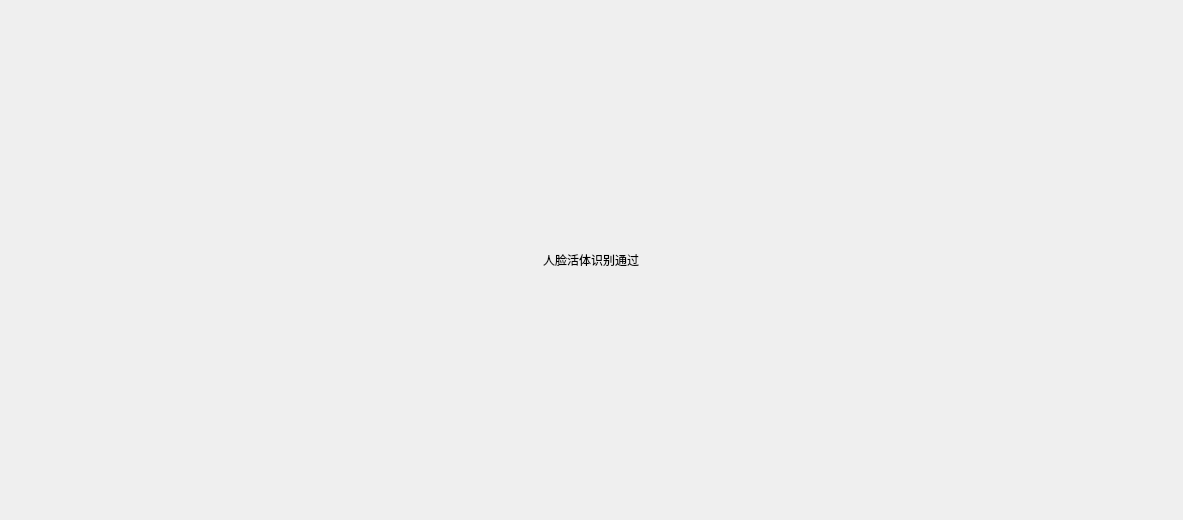
<?xml version="1.0" encoding="UTF-8"?>
<ui version="4.0">
 <class>passwidget</class>
 <widget class="QWidget" name="passwidget">
  <property name="geometry">
   <rect>
    <x>0</x>
    <y>0</y>
    <width>1183</width>
    <height>520</height>
   </rect>
  </property>
  <property name="windowTitle">
   <string>Form</string>
  </property>
  <layout class="QHBoxLayout" name="horizontalLayout_2">
   <item>
    <widget class="QWidget" name="widget" native="true">
     <layout class="QHBoxLayout" name="horizontalLayout">
      <item>
       <widget class="QLabel" name="label">
        <property name="maximumSize">
         <size>
          <width>742</width>
          <height>100</height>
         </size>
        </property>
        <property name="layoutDirection">
         <enum>Qt::LeftToRight</enum>
        </property>
        <property name="text">
         <string>人脸活体识别通过</string>
        </property>
        <property name="textFormat">
         <enum>Qt::AutoText</enum>
        </property>
        <property name="alignment">
         <set>Qt::AlignCenter</set>
        </property>
       </widget>
      </item>
     </layout>
    </widget>
   </item>
  </layout>
 </widget>
 <resources/>
 <connections/>
</ui>
